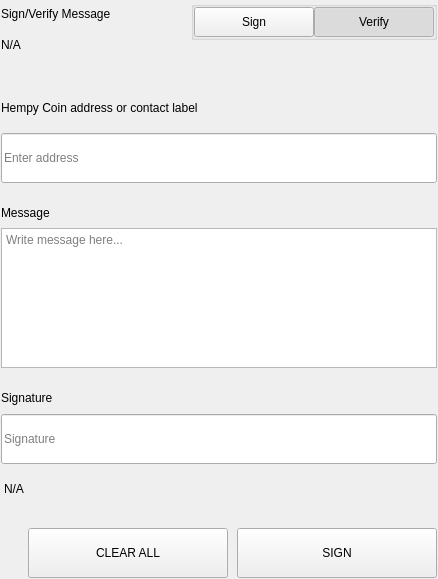
<?xml version="1.0" encoding="UTF-8"?>
<ui version="4.0">
 <class>SettingsSignMessageWidgets</class>
 <widget class="QWidget" name="SettingsSignMessageWidgets">
  <property name="geometry">
   <rect>
    <x>0</x>
    <y>0</y>
    <width>438</width>
    <height>579</height>
   </rect>
  </property>
  <property name="windowTitle">
   <string>Form</string>
  </property>
  <layout class="QVBoxLayout" name="verticalLayout">
   <property name="spacing">
    <number>0</number>
   </property>
   <property name="leftMargin">
    <number>0</number>
   </property>
   <property name="topMargin">
    <number>0</number>
   </property>
   <property name="rightMargin">
    <number>0</number>
   </property>
   <property name="bottomMargin">
    <number>0</number>
   </property>
   <item>
    <widget class="QWidget" name="left" native="true">
     <layout class="QVBoxLayout" name="verticalLayout_3">
      <property name="leftMargin">
       <number>0</number>
      </property>
      <property name="topMargin">
       <number>0</number>
      </property>
      <property name="rightMargin">
       <number>0</number>
      </property>
      <property name="bottomMargin">
       <number>0</number>
      </property>
      <item>
       <widget class="QWidget" name="container_sign" native="true">
        <layout class="QVBoxLayout" name="verticalLayout_2">
         <property name="spacing">
          <number>0</number>
         </property>
         <property name="leftMargin">
          <number>1</number>
         </property>
         <property name="topMargin">
          <number>1</number>
         </property>
         <property name="rightMargin">
          <number>1</number>
         </property>
         <property name="bottomMargin">
          <number>1</number>
         </property>
         <item>
          <layout class="QHBoxLayout" name="horizontalLayout_3" stretch="3,1">
           <property name="spacing">
            <number>40</number>
           </property>
           <item>
            <layout class="QVBoxLayout" name="verticalLayoutTitle">
             <property name="spacing">
              <number>5</number>
             </property>
             <item>
              <widget class="QLabel" name="labelTitle">
               <property name="text">
                <string>Sign/Verify Message</string>
               </property>
              </widget>
             </item>
             <item>
              <widget class="QLabel" name="labelSubtitle1">
               <property name="text">
                <string notr="true">N/A</string>
               </property>
               <property name="wordWrap">
                <bool>true</bool>
               </property>
              </widget>
             </item>
            </layout>
           </item>
           <item alignment="Qt::AlignRight|Qt::AlignTop">
            <widget class="QWidget" name="containerSwitch" native="true">
             <property name="styleSheet">
              <string notr="true">#containerSwitch{
	padding-top:9px;
}</string>
             </property>
             <layout class="QVBoxLayout" name="verticalLayout_6">
              <property name="spacing">
               <number>4</number>
              </property>
              <property name="leftMargin">
               <number>0</number>
              </property>
              <property name="topMargin">
               <number>0</number>
              </property>
              <property name="rightMargin">
               <number>0</number>
              </property>
              <property name="bottomMargin">
               <number>0</number>
              </property>
              <item alignment="Qt::AlignRight">
               <widget class="QGroupBox" name="groupBox">
                <property name="sizePolicy">
                 <sizepolicy hsizetype="Fixed" vsizetype="Preferred">
                  <horstretch>0</horstretch>
                  <verstretch>0</verstretch>
                 </sizepolicy>
                </property>
                <property name="title">
                 <string/>
                </property>
                <property name="alignment">
                 <set>Qt::AlignRight|Qt::AlignTop|Qt::AlignTrailing</set>
                </property>
                <layout class="QHBoxLayout" name="horizontalLayout_4">
                 <property name="spacing">
                  <number>0</number>
                 </property>
                 <property name="leftMargin">
                  <number>0</number>
                 </property>
                 <property name="topMargin">
                  <number>0</number>
                 </property>
                 <property name="rightMargin">
                  <number>0</number>
                 </property>
                 <property name="bottomMargin">
                  <number>0</number>
                 </property>
                 <item>
                  <widget class="QPushButton" name="pushSign">
                   <property name="minimumSize">
                    <size>
                     <width>120</width>
                     <height>30</height>
                    </size>
                   </property>
                   <property name="maximumSize">
                    <size>
                     <width>120</width>
                     <height>30</height>
                    </size>
                   </property>
                   <property name="focusPolicy">
                    <enum>Qt::NoFocus</enum>
                   </property>
                   <property name="text">
                    <string>Sign</string>
                   </property>
                   <property name="checkable">
                    <bool>true</bool>
                   </property>
                   <property name="autoExclusive">
                    <bool>true</bool>
                   </property>
                  </widget>
                 </item>
                 <item>
                  <widget class="QPushButton" name="pushVerify">
                   <property name="minimumSize">
                    <size>
                     <width>120</width>
                     <height>30</height>
                    </size>
                   </property>
                   <property name="maximumSize">
                    <size>
                     <width>120</width>
                     <height>30</height>
                    </size>
                   </property>
                   <property name="focusPolicy">
                    <enum>Qt::NoFocus</enum>
                   </property>
                   <property name="text">
                    <string>Verify</string>
                   </property>
                   <property name="checkable">
                    <bool>true</bool>
                   </property>
                   <property name="checked">
                    <bool>true</bool>
                   </property>
                   <property name="autoExclusive">
                    <bool>true</bool>
                   </property>
                  </widget>
                 </item>
                </layout>
               </widget>
              </item>
              <item alignment="Qt::AlignHCenter|Qt::AlignTop">
               <widget class="QLabel" name="labelSubtitleSwitch">
                <property name="text">
                 <string/>
                </property>
                <property name="alignment">
                 <set>Qt::AlignRight|Qt::AlignTrailing|Qt::AlignVCenter</set>
                </property>
               </widget>
              </item>
             </layout>
            </widget>
           </item>
          </layout>
         </item>
         <item>
          <spacer name="verticalSpacer_2">
           <property name="orientation">
            <enum>Qt::Vertical</enum>
           </property>
           <property name="sizeType">
            <enum>QSizePolicy::Fixed</enum>
           </property>
           <property name="sizeHint" stdset="0">
            <size>
             <width>20</width>
             <height>40</height>
            </size>
           </property>
          </spacer>
         </item>
         <item>
          <widget class="QWidget" name="containerAddress" native="true">
           <property name="sizePolicy">
            <sizepolicy hsizetype="Preferred" vsizetype="Fixed">
             <horstretch>0</horstretch>
             <verstretch>0</verstretch>
            </sizepolicy>
           </property>
           <layout class="QVBoxLayout" name="verticalLayout_5" stretch="0,0">
            <property name="spacing">
             <number>15</number>
            </property>
            <property name="leftMargin">
             <number>0</number>
            </property>
            <property name="topMargin">
             <number>0</number>
            </property>
            <property name="rightMargin">
             <number>0</number>
            </property>
            <property name="bottomMargin">
             <number>0</number>
            </property>
            <item>
             <widget class="QLabel" name="labelSubtitleAddress">
              <property name="minimumSize">
               <size>
                <width>0</width>
                <height>20</height>
               </size>
              </property>
              <property name="maximumSize">
               <size>
                <width>16777215</width>
                <height>20</height>
               </size>
              </property>
              <property name="text">
               <string>Hempy Coin address or contact label</string>
              </property>
             </widget>
            </item>
            <item>
             <widget class="QLineEdit" name="addressIn_SM">
              <property name="minimumSize">
               <size>
                <width>0</width>
                <height>50</height>
               </size>
              </property>
              <property name="maximumSize">
               <size>
                <width>16777215</width>
                <height>50</height>
               </size>
              </property>
              <property name="placeholderText">
               <string>Enter address</string>
              </property>
             </widget>
            </item>
           </layout>
          </widget>
         </item>
         <item>
          <spacer name="verticalSpacer_3">
           <property name="orientation">
            <enum>Qt::Vertical</enum>
           </property>
           <property name="sizeType">
            <enum>QSizePolicy::Fixed</enum>
           </property>
           <property name="sizeHint" stdset="0">
            <size>
             <width>20</width>
             <height>20</height>
            </size>
           </property>
          </spacer>
         </item>
         <item>
          <layout class="QVBoxLayout" name="verticalLayout_9">
           <property name="spacing">
            <number>5</number>
           </property>
           <item>
            <widget class="QLabel" name="labelSubtitleMessage">
             <property name="minimumSize">
              <size>
               <width>0</width>
               <height>20</height>
              </size>
             </property>
             <property name="maximumSize">
              <size>
               <width>16777215</width>
               <height>20</height>
              </size>
             </property>
             <property name="text">
              <string>Message</string>
             </property>
            </widget>
           </item>
           <item>
            <widget class="QPlainTextEdit" name="messageIn_SM">
             <property name="minimumSize">
              <size>
               <width>0</width>
               <height>140</height>
              </size>
             </property>
             <property name="maximumSize">
              <size>
               <width>16777215</width>
               <height>140</height>
              </size>
             </property>
             <property name="placeholderText">
              <string>Write message here...</string>
             </property>
            </widget>
           </item>
          </layout>
         </item>
         <item>
          <spacer name="verticalSpacer_4">
           <property name="orientation">
            <enum>Qt::Vertical</enum>
           </property>
           <property name="sizeType">
            <enum>QSizePolicy::Fixed</enum>
           </property>
           <property name="sizeHint" stdset="0">
            <size>
             <width>20</width>
             <height>20</height>
            </size>
           </property>
          </spacer>
         </item>
         <item>
          <widget class="QWidget" name="widget" native="true">
           <property name="minimumSize">
            <size>
             <width>0</width>
             <height>75</height>
            </size>
           </property>
           <property name="maximumSize">
            <size>
             <width>16777215</width>
             <height>16777215</height>
            </size>
           </property>
           <layout class="QVBoxLayout" name="verticalLayout_4">
            <property name="leftMargin">
             <number>0</number>
            </property>
            <property name="topMargin">
             <number>0</number>
            </property>
            <property name="rightMargin">
             <number>0</number>
            </property>
            <property name="bottomMargin">
             <number>0</number>
            </property>
            <item>
             <widget class="QLabel" name="labelSubtitleSignature">
              <property name="minimumSize">
               <size>
                <width>0</width>
                <height>20</height>
               </size>
              </property>
              <property name="maximumSize">
               <size>
                <width>16777215</width>
                <height>20</height>
               </size>
              </property>
              <property name="text">
               <string>Signature</string>
              </property>
             </widget>
            </item>
            <item>
             <widget class="QLineEdit" name="signatureOut_SM">
              <property name="minimumSize">
               <size>
                <width>0</width>
                <height>50</height>
               </size>
              </property>
              <property name="placeholderText">
               <string>Signature</string>
              </property>
             </widget>
            </item>
           </layout>
          </widget>
         </item>
         <item>
          <widget class="QLabel" name="statusLabel_SM">
           <property name="styleSheet">
            <string notr="true">padding-top:5px;</string>
           </property>
           <property name="text">
            <string notr="true">N/A</string>
           </property>
          </widget>
         </item>
         <item>
          <spacer name="verticalSpacer">
           <property name="orientation">
            <enum>Qt::Vertical</enum>
           </property>
           <property name="sizeType">
            <enum>QSizePolicy::Fixed</enum>
           </property>
           <property name="sizeHint" stdset="0">
            <size>
             <width>20</width>
             <height>20</height>
            </size>
           </property>
          </spacer>
         </item>
         <item>
          <layout class="QHBoxLayout" name="horizontalLayout_7">
           <property name="spacing">
            <number>9</number>
           </property>
           <item>
            <spacer name="horizontalSpacer_5">
             <property name="orientation">
              <enum>Qt::Horizontal</enum>
             </property>
             <property name="sizeType">
              <enum>QSizePolicy::Expanding</enum>
             </property>
             <property name="sizeHint" stdset="0">
              <size>
               <width>40</width>
               <height>20</height>
              </size>
             </property>
            </spacer>
           </item>
           <item>
            <widget class="QPushButton" name="pushButtonClear">
             <property name="minimumSize">
              <size>
               <width>200</width>
               <height>50</height>
              </size>
             </property>
             <property name="focusPolicy">
              <enum>Qt::NoFocus</enum>
             </property>
             <property name="text">
              <string>CLEAR ALL</string>
             </property>
            </widget>
           </item>
           <item>
            <widget class="QPushButton" name="pushButtonSave">
             <property name="minimumSize">
              <size>
               <width>200</width>
               <height>50</height>
              </size>
             </property>
             <property name="maximumSize">
              <size>
               <width>200</width>
               <height>50</height>
              </size>
             </property>
             <property name="focusPolicy">
              <enum>Qt::NoFocus</enum>
             </property>
             <property name="text">
              <string>SIGN</string>
             </property>
            </widget>
           </item>
          </layout>
         </item>
        </layout>
       </widget>
      </item>
     </layout>
    </widget>
   </item>
  </layout>
 </widget>
 <resources/>
 <connections/>
</ui>
